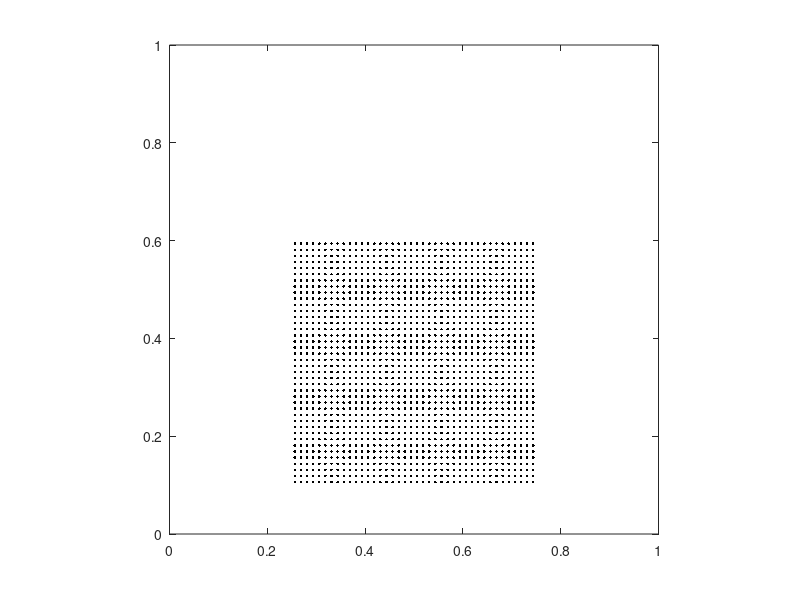

MATLAB code for this plot:
p.rho = 1500;
p.E = 1e6;
p.nu = 0.3;
p.g = -1;
% p.Np = 4 * 2.5;
p.Np = 40;
p.N = 21;
p.rhop = 3;
p.tol = 1e-12;
p.T = 2;

% make an NxN computational grid
N = p.N;
Np = p.Np;
x = linspace(0,1,N);
y = linspace(0,1,N);
h = x(2)-x(1);
dt = 0.4*h*sqrt(p.rho/p.E);
T = p.T;
E = p.E;
nu = p.nu;
tol = p.tol;

Nn = N*N;

% set up material points
bar_w = 0.5; Nbx = Np; %
% Nbx = ceil(p.rhop*bar_w/h);
bar_h = 0.5; Nby = (bar_h/bar_w)*Nbx;

bxtmp = linspace(0, bar_w, Nbx+1);
bar_x = (0.5 - bar_w/2) + bxtmp(1:end-1) + bxtmp(2)/2;
bytmp = linspace(0, bar_h, Nby+1);
bar_y = 0.1 + bytmp(1:end-1) + bytmp(2)/2;

% initialize position
Np = Nbx*Nby;
[xp, yp] = meshgrid(bar_x, bar_y);
%r = 0.1;
%rs = linspace(0, r,Nbx);
%ts = linspace(0, 2*pi, Nby+1);
%ts(end) = [];
%xp = 0.5 + rs'*cos(ts);
%yp = 0.5 + rs'*sin(ts);
%[X, Y] = meshgrid(x, y);

% initialize volume
vp = (bar_w/Nbx)*(bar_h/Nby)*ones(size(xp));
% vp = (pi*r^2/Np)*ones(size(xp));

% initialize mass
mp = p.rho*vp;

% initialize velocity
xp_t = 0*ones(size(xp));
yp_t = 0*ones(size(yp));

% initialize stress
sxxp = zeros(size(xp));
sxyp = zeros(size(yp));
syyp = zeros(size(yp));

% initialize strain
exxp = zeros(size(xp));
exyp = zeros(size(yp));
eyyp = zeros(size(yp));

% initialize body forces
bxp = zeros(size(xp));
byp = p.g*ones(size(yp));

% plot material points
plot(xp, yp, '.k'); axis equal;
xlim([min(x), max(x)]);
ylim([min(y), max(y)]);

% dump starting config to text file
fp = fopen('generated_particles.txt', 'w');
fprintf(fp, '%d\n', numel(mp));
for i=1:numel(mp)
    fprintf(fp, '%f %f %f %f %f %f\n', mp(i), vp(i), xp(i), yp(i), xp_t(i), yp_t(i));
end
fclose(fp);

% grid file
fp = fopen('generated_grid.txt', 'w');
fprintf(fp, '%d\n', N);
fprintf(fp, '1\n');
fclose(fp);
